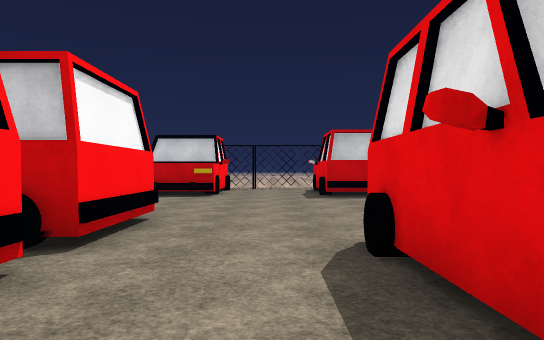
[1] (above)

18 first-person views from a walk through a scene from a Unity 3-D project. The camera is 1.4 m above the floor, looks level and sees 70° across. The floor is counted in squares, 2 m on a side. Each view is taken from the middle of a square. On the plan, view 1 faces up. The plan holds only what a view shows up to about 11 squares ahead; the rest is blank. The place goes on beyond the plan. The player is left out. Surface patterns are stand-ins for the level's own textures.

[2]
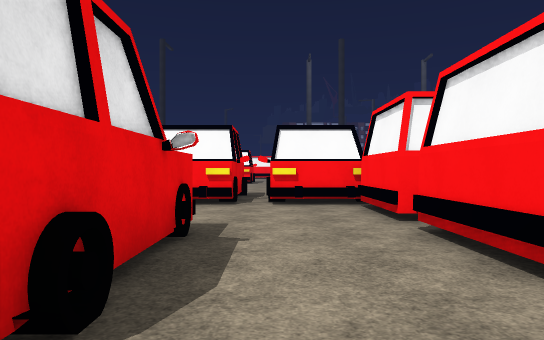

[3]
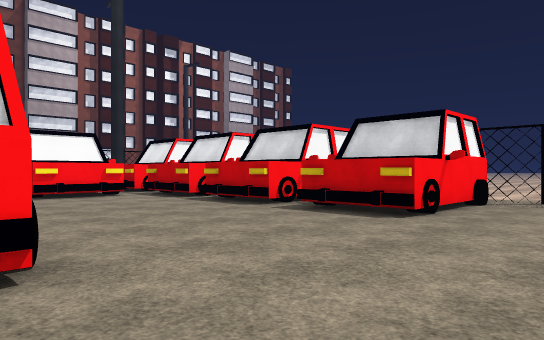

[4]
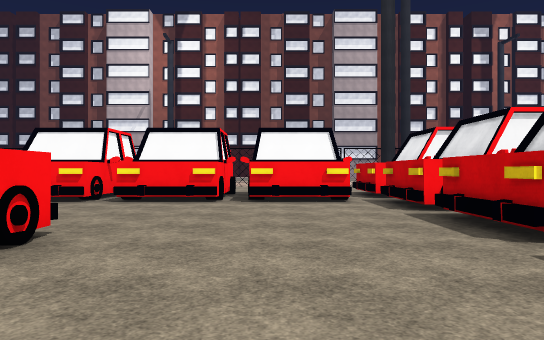

[5]
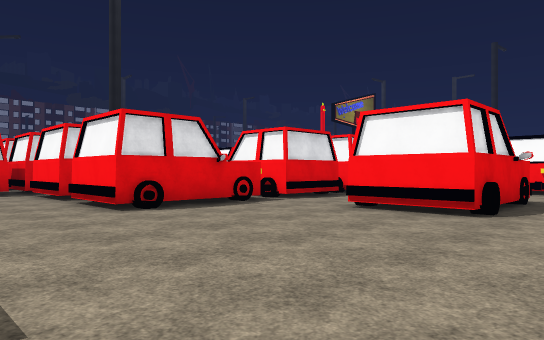

[6]
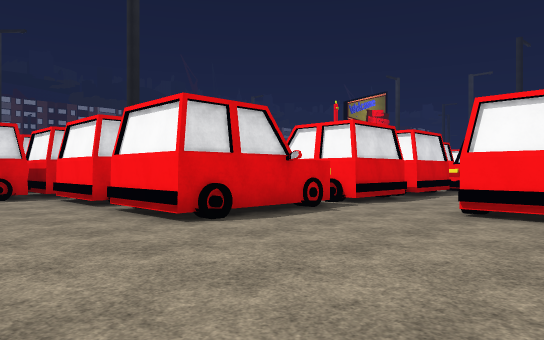

[7]
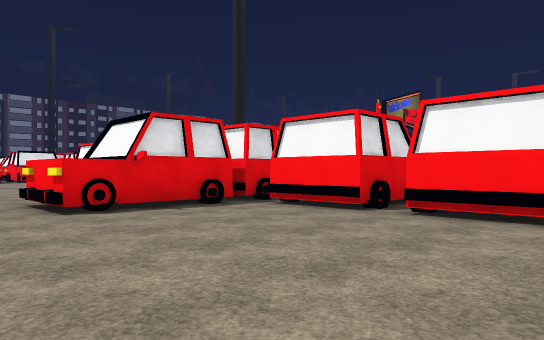

[8]
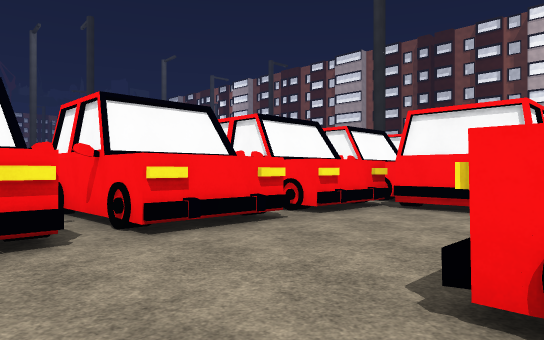

[9]
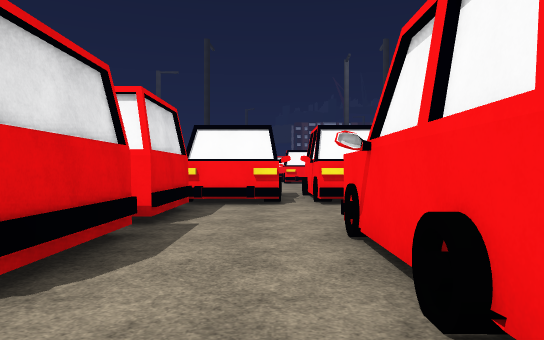

[10]
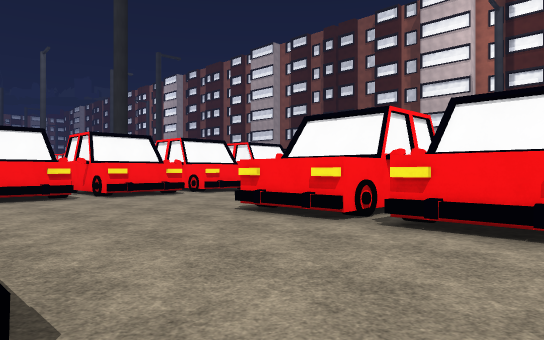

[11]
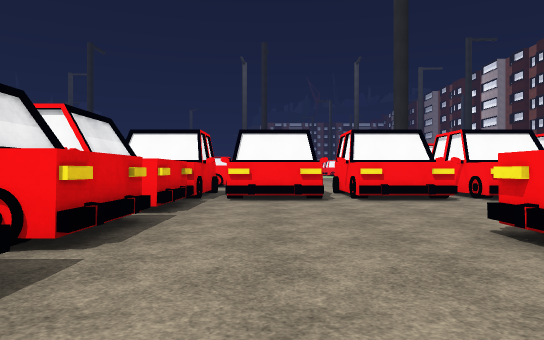

[12]
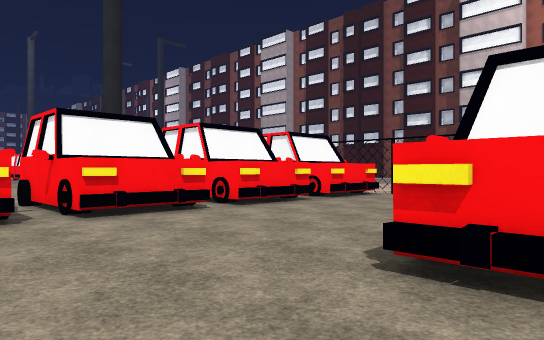

[13]
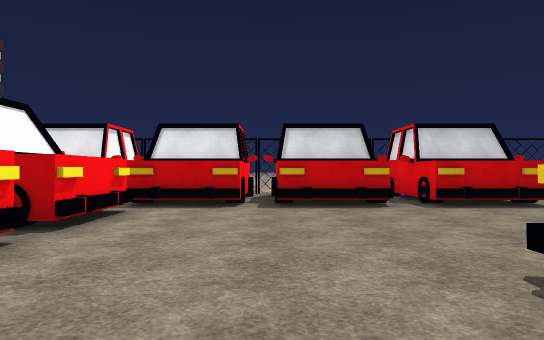

[14]
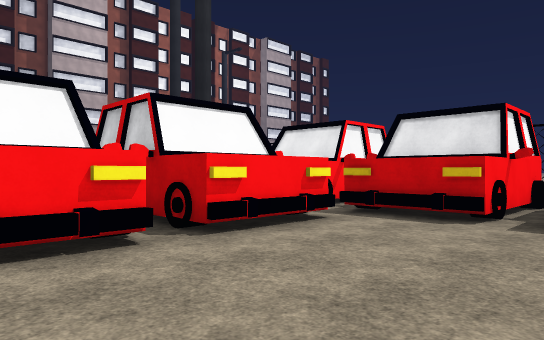

[15]
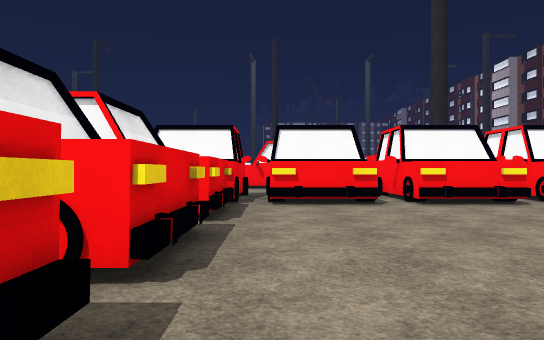

[16]
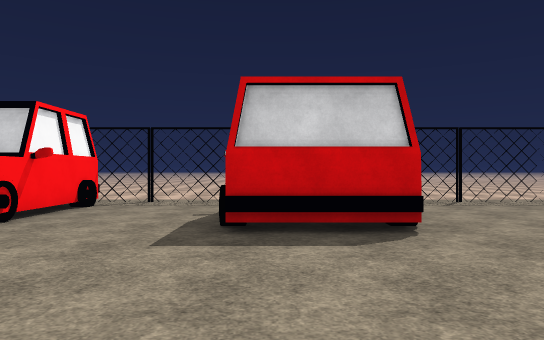

[17]
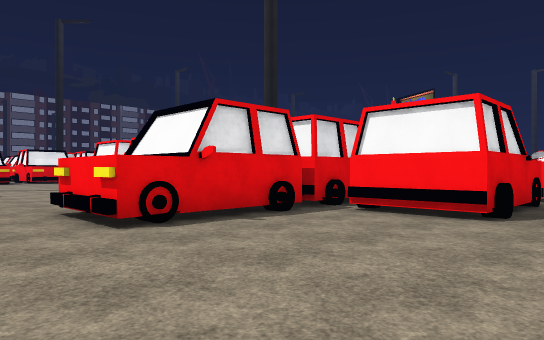

[18]
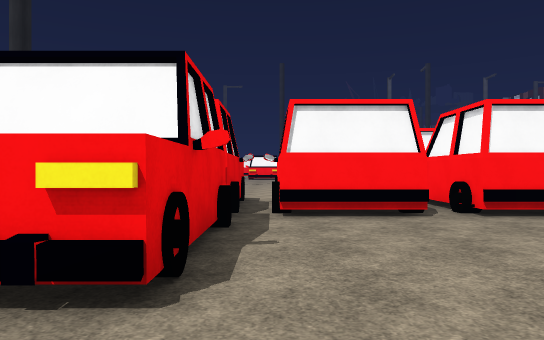

### Floor plan
Key: @ floor where view 1 was taken; # wall or solid block; . floor; O other object.
Columns run from 14 left of view 1 to 15 right of it. Each row starts with its distance up from view 1.
 13       #O  O #...OO .......
 12  O #O #O #. O...  ............
 11  OOOOOOOOO.OO...##........OO..
 10    .......................OOO
  9     O.....................#
  8    #O.....................#
  7   O.................##.##O##O
  6     O...............# O####
  5     O....OO #.......O OO OO
  4  OOOO....OO #..OOO..O  O OO
  3     O.....  ...###..O OO ..
  2     O....OO #..###..#
  1    ......OO #..O O..#
  0  .........  ..@.....#
 -1 .........OO #.......#
 -2 .........OO #.......#
 -3 OOOOOOOOOO OOOOOOOOOO
 -4 OOOOOOOOOOOOOOOOOOOOO
 -5   #  #   #     ###
 -6      #   #     ###

Where each view was taken, in squares from view 1:
view 1: 0 up, 0 right, facing up
view 2: 5 up, 0 right, facing down
view 3: 5 up, 1 right, facing up-left
view 4: 8 up, 1 left, facing left
view 5: 10 up, 1 left, facing down-right
view 6: 10 up, 1 right, facing down-right
view 7: 13 up, 5 right, facing down-right
view 8: 1 up, 5 right, facing down-left
view 9: 5 up, 4 right, facing down
view 10: 7 up, 5 left, facing down-left
view 11: 6 up, 7 left, facing down
view 12: 3 up, 7 left, facing down-left
view 13: 3 up, 7 left, facing up
view 14: 5 up, 6 left, facing up-left
view 15: 5 up, 6 left, facing down
view 16: 6 up, 2 right, facing up
view 17: 13 up, 7 right, facing down-right
view 18: 13 up, 11 right, facing down
